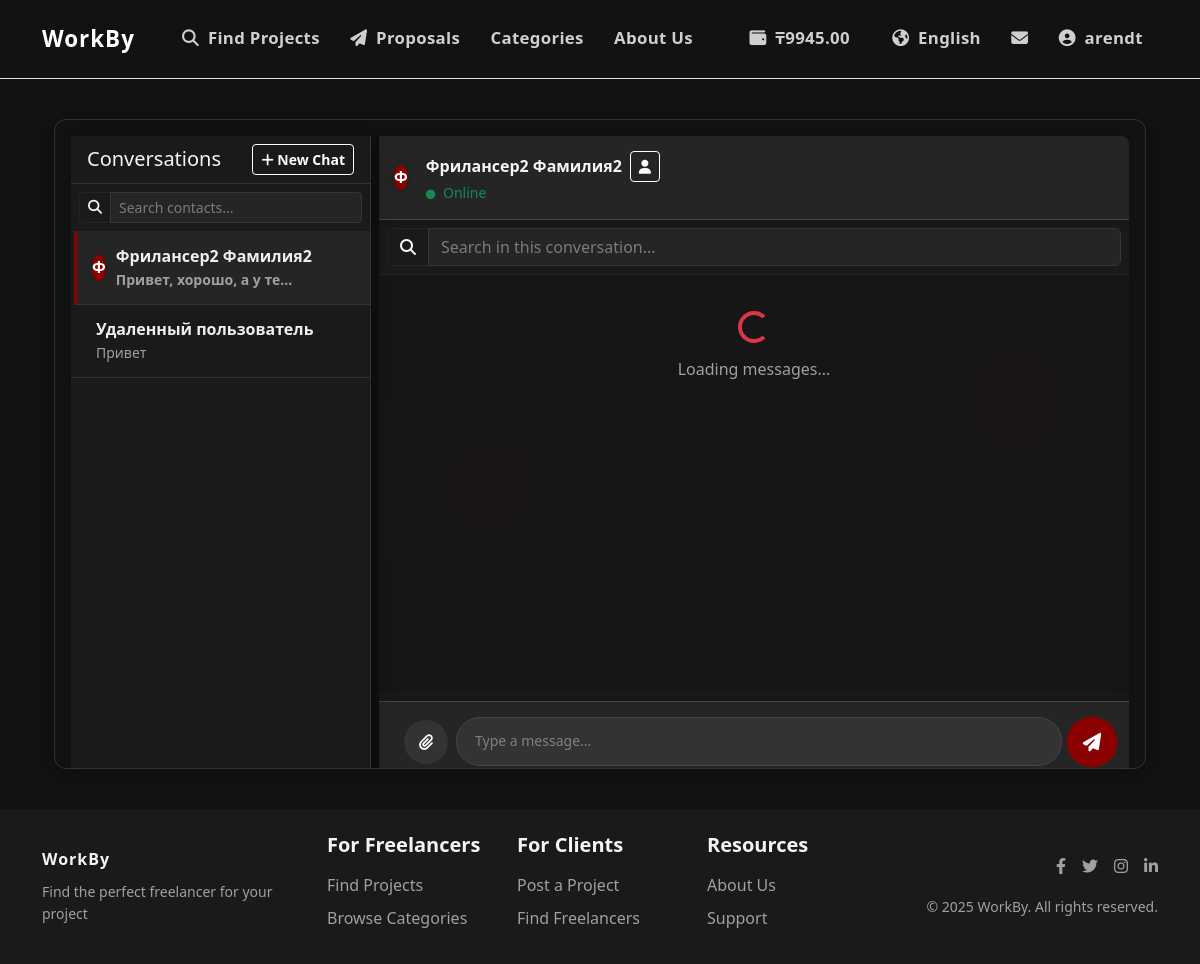
Before: /en/chat/conversation/2/ (signed in) with the older database file.
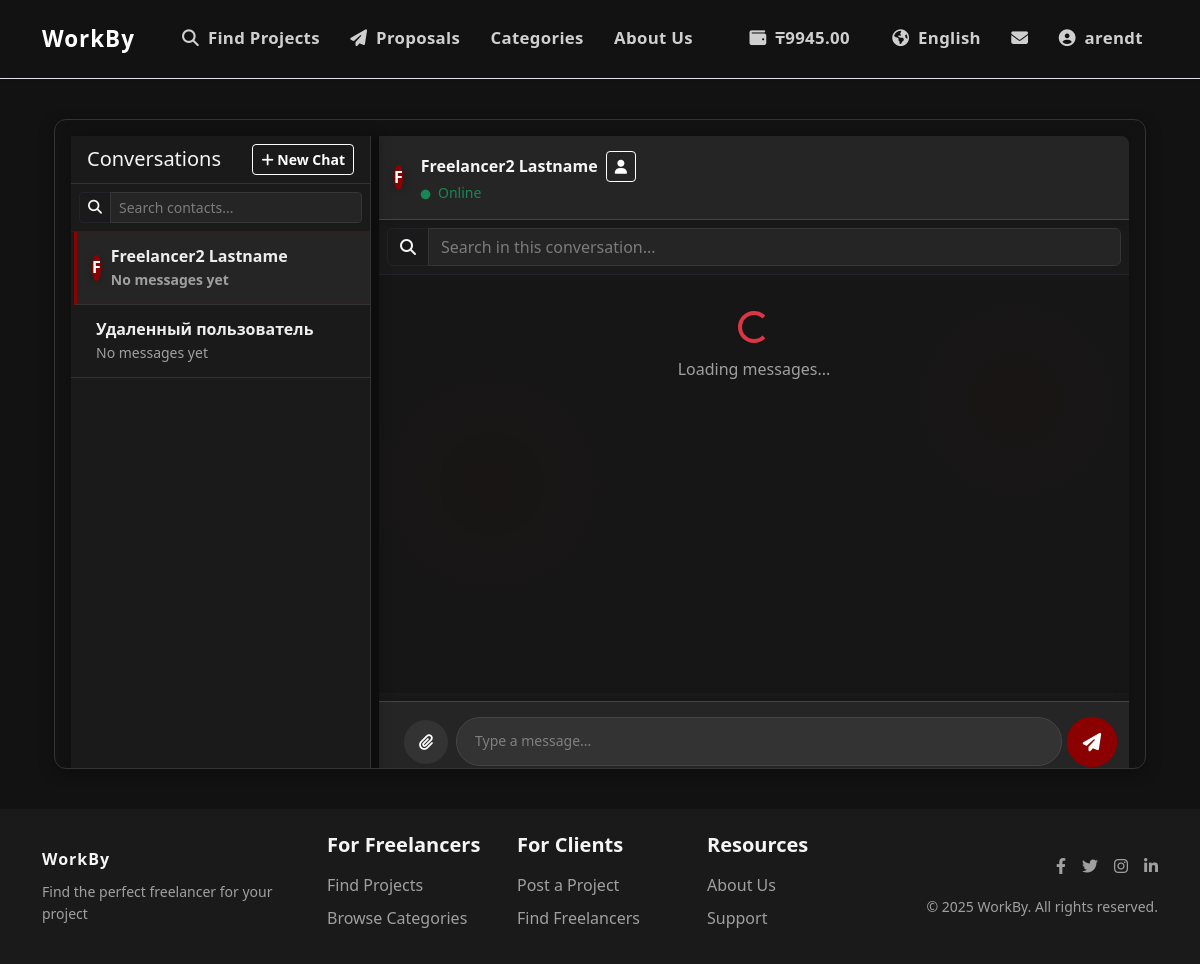
After: the same page with the newer database file.
### chat/models.py (models this page shows, shortened)
class Conversation(models.Model):
    participants = models.ManyToManyField(
        settings.AUTH_USER_MODEL,
        related_name='conversations',
        verbose_name=_('Participants')
    )
    created_at = models.DateTimeField(_('Created At'), auto_now_add=True)
    updated_at = models.DateTimeField(_('Updated At'), auto_now=True)
    related_project = models.ForeignKey(
        'jobs.Project',
        on_delete=models.SET_NULL,
        related_name='conversations',
        null=True,
        blank=True,
        verbose_name=_('Related Project')
    )
    related_contract = models.ForeignKey(
        'jobs.Contract',
        on_delete=models.SET_NULL,
        related_name='conversations',
        null=True,
        blank=True,
        verbose_name=_('Related Contract')
    )
    class Meta:
        verbose_name = _('Conversation')
        verbose_name_plural = _('Conversations')
        ordering = ['-updated_at']
    def get_other_participant(self, user):
        other = self.participants.exclude(id=user.id).first()
        if other is None and self.participants.count() == 1:
            return None
        return other

class Message(models.Model):
    conversation = models.ForeignKey(
        Conversation,
        on_delete=models.CASCADE,
        related_name='messages',
        verbose_name=_('Conversation')
    )
    sender = models.ForeignKey(
        settings.AUTH_USER_MODEL,
        on_delete=models.CASCADE,
        related_name='sent_messages',
        verbose_name=_('Sender')
    )
    content = models.TextField(_('Content'))
    attachment = models.FileField(_('Attachment'), upload_to='chat_attachments/', null=True, blank=True)
    created_at = models.DateTimeField(_('Created At'), auto_now_add=True)
    is_read = models.BooleanField(_('Read'), default=False)
    class Meta:
        verbose_name = _('Message')
        verbose_name_plural = _('Messages')
        ordering = ['created_at']

### accounts/models.py (models this page shows, shortened)
class User(AbstractUser):
    USER_TYPE_CHOICES = (
        ('client', _('Client')),
        ('freelancer', _('Freelancer')),
    )
    LANGUAGE_CHOICES = (
        ('en', _('English')),
        ('ru', _('Russian')),
        ('kk', _('Kazakh')),
    )
    user_type = models.CharField(_('User Type'), max_length=10, choices=USER_TYPE_CHOICES, default='client')
    bio = models.TextField(_('Biography'), blank=True)
    avatar = models.ImageField(_('Avatar'), upload_to='avatars/', blank=True, null=True)
    phone_number = models.CharField(_('Phone Number'), max_length=15, blank=True)
    preferred_language = models.CharField(_('Preferred Language'), max_length=2, choices=LANGUAGE_CHOICES, default='en')
    dark_mode = models.BooleanField(_('Dark Mode'), default=False)
    skills = models.TextField(_('Skills'), blank=True)
    hourly_rate = models.DecimalField(_('Hourly Rate'), max_digits=10, decimal_places=2, null=True, blank=True)
    company_name = models.CharField(_('Company Name'), max_length=100, blank=True)
    def get_full_name(self):
        if self.first_name or self.last_name:
            return f"{self.first_name} {self.last_name}".strip()
        return self.username
    @property
    def is_client(self):
        return self.user_type == 'client'
    @property
    def is_freelancer(self):
        return self.user_type == 'freelancer'

### chat/views.py (the view)
# urls.py: path('conversation/<int:conversation_id>/', views.conversation_detail_view, name='conversation_detail'),
@login_required
def conversation_detail_view(request, conversation_id):
    conversation = get_object_or_404(Conversation, id=conversation_id)
    if not conversation.participants.filter(id=request.user.id).exists():
        return HttpResponseForbidden(_("You don't have permission to view this conversation"))
    other_participant = conversation.get_other_participant(request.user)
    if other_participant is None:
        messages.error(request, _("Участник беседы был удален"))
        return redirect('chat:inbox')
    conversations = Conversation.objects.filter(
        participants=request.user
    ).prefetch_related('participants').distinct()
    conversations_list = []
    for conv in conversations:
        other_part = conv.get_other_participant(request.user)
        unread_count = Message.objects.filter(
            conversation=conv,
            is_read=False
        ).exclude(sender=request.user).count()
        last_message = Message.objects.filter(
            conversation=conv
        ).order_by('-created_at').first()
        conversations_list.append({
            'conversation': conv,
            'other_participant': other_part,
            'unread_count': unread_count,
            'last_message': last_message,
            'updated_at': conv.updated_at,
        })
    conversations_list = sorted(
        conversations_list,
        key=lambda x: (not x['unread_count'], -x['updated_at'].timestamp())
    )
    context = {
        'conversation': conversation,
        'conversations_list': conversations_list,
        'other_participant': other_participant,
        'related_project': conversation.related_project,
        'active_conversation_id': conversation.id
    }
    return render(request, 'chat/conversation_detail.html', context)

### jobs/context_processors.py (called while the page is built)
def contracts_processor(request):
    context = {
        'has_contracts': False,
    }
    if request.user.is_authenticated:
        contracts_exist = Contract.objects.filter(
            models.Q(client=request.user) | models.Q(freelancer=request.user)
        ).exists()
        context['has_contracts'] = contracts_exist
    return context

### payments/context_processors.py (called while the page is built)
def wallet_balance(request):
    if request.user.is_authenticated:
        wallet, _ = Wallet.objects.get_or_create(user=request.user)
        return {'user_balance': wallet.balance}
    return {'user_balance': None}

### templates/chat/conversation_detail.html (shortened to what the changed rows need)
{% extends 'base.html' %}
{% load i18n %}
{% load static %}
{% block content %}
<div class="container-fluid py-3">
    <div class="chat-container" style="max-width: 1100px; margin: 0 auto; display: flex; gap: 8px;">
        <div class="sidebar" id="sidebar">
        <div class="contact-list">
                {% for conv in conversations_list %}
                    <a href="{% url 'chat:conversation_detail' conv.conversation.id %}" class="contact-item {% if conv.conversation.id == conversation.id %}active{% endif %} {% if conv.unread_count %}unread{% endif %}">
                    <div class="user-avatar">
                            {{ conv.other_participant.get_full_name|slice:":1"|upper }}
                        </div>
                        <div class="flex-grow-1">
                            <div class="d-flex justify-content-between">
                                {% if conv.other_participant %}
                                    <strong>{{ conv.other_participant.get_full_name|default:conv.other_participant.username }}</strong>
                                {% else %}
                                    <strong>{% trans "Удаленный пользователь" %}</strong>
                                {% endif %}
                    </div>
                            <div class="small text-muted text-truncate" style="max-width: 180px;">
                                {% if conv.last_message %}
                                    {{ conv.last_message.content|truncatechars:25 }}
                                {% else %}
                                    {% trans "No messages yet" %}
                                {% endif %}
                            </div>
                    </div>
                    </a>
            {% endfor %}
        </div>
    </div>
    <div class="chat-content">
        <div class="chat-header" style="position: sticky; top: 0; z-index: 10; background-color: #252525; border-bottom: 1px solid #444; padding: 15px; box-shadow: 0 2px 10px rgba(0,0,0,0.2);">
            <div class="d-flex align-items-center justify-content-between w-100">
                <div class="d-flex align-items-center">
                    <div class="user-avatar" title="{% trans 'Click to view profile' %}">
                        {{ other_participant.get_full_name|slice:":1"|upper }}
                    </div>
                    <div class="ms-2">
                        <div class="d-flex align-items-center">
                            <strong class="me-2">{{ other_participant.get_full_name|default:other_participant.username }}</strong>
                            <a href="{% url 'accounts:freelancer_detail' other_participant.username %}" class="btn btn-sm btn-outline-light btn-sm action-btn">
                                <i class="fas fa-user"></i>
                            </a>
                        </div>
                        <div class="small text-success">
                        </div>
                    </div>
                </div>
            </div>
        </div>
        </div>
    </div>
</div>
{% endblock %}

Changed rows visible on the page:
changed through a linked row, Conversation: other_participant.get_full_name "Ф" → "F"; other_participant.get_full_name "Фрилансер2 Фамилия2" → "Freelancer2 Lastname"; trans (not shown) → "No messages yet"; last_message.content "Привет, хорошо, а у теб…" → (not shown)
shown differently, row unchanged: Conversation (number 2 of 2 on the later page): trans (not shown) → "No messages yet"; last_message.content "Привет" → (not shown)
changed User: get_full_name "Ф" → "F"; get_full_name "Фрилансер2 Фамилия2" → "Freelancer2 Lastname"
